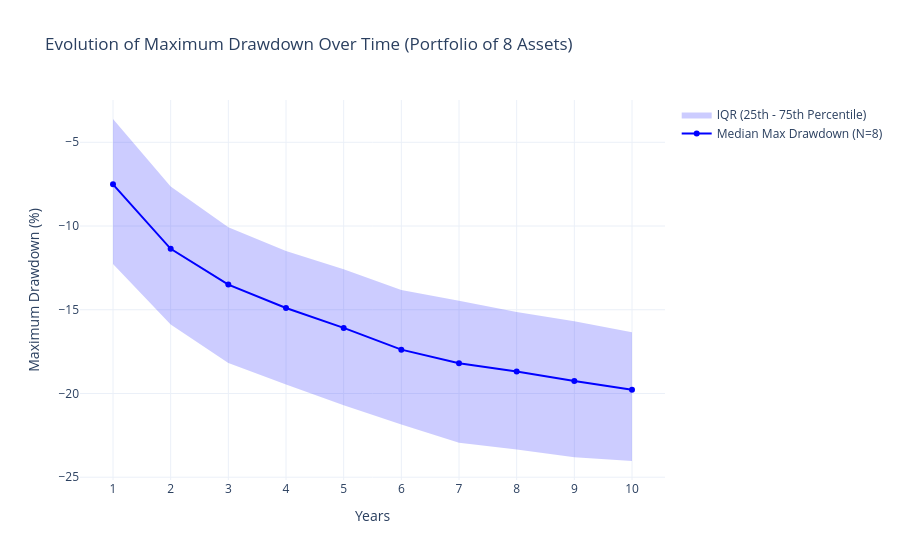

Here is the notebook cell this chart was saved with:
### Markdown cell above
# Portfolio Drawdown Simulation over Time

In this section, we expand our analysis to an equal-weighted portfolio of $N$ independent assets. We simulate the portfolio performance over a 10-year period. Similar to the single asset case, we observe how the expected maximum drawdown evolves over time (from year 1 to year 10). By comparing this with the single asset simulation, we can observe the risk-reduction benefits of diversification over different time horizons.

### Code cell
import numpy as np
import pandas as pd
import plotly.graph_objects as go

# Parameters for the portfolio
N_portfolio = 8 # Number of assets
annual_mean_port = 0.90
annual_std_port = 0.90
monthly_mean_port = annual_mean_port / 12
monthly_std_port = annual_std_port / np.sqrt(12)

years = 10
months_per_year = 12
total_months = years * months_per_year
num_sims_port = 1000

# Store the maximum drawdown up to each year for each simulation
# Shape: (num_sims, years)
mdd_over_time_port = np.zeros((num_sims_port, years))

np.random.seed(42) # For reproducibility

for i in range(num_sims_port):
    # Simulate monthly returns for N independent assets over 10 years
    asset_returns = np.random.normal(monthly_mean_port, monthly_std_port, (total_months, N_portfolio))
    
    # Equal weight portfolio return is the mean across assets for each month
    port_returns = asset_returns.mean(axis=1)
    
    # Calculate cumulative returns
    cum_returns = (1 + port_returns).cumprod()
    
    # Calculate running maximum
    running_max = np.maximum.accumulate(cum_returns)
    
    # Calculate drawdown at each month
    drawdown = (cum_returns - running_max) / running_max
    
    # For each year (1 to 10), find the minimum drawdown (maximum loss) up to that point
    for y in range(1, years + 1):
        # Months up to the end of year y
        end_month = y * months_per_year
        mdd_over_time_port[i, y-1] = np.min(drawdown[:end_month]) * 100 # Convert to percentage

# Calculate statistics across simulations for each year
mdd_median_port = np.median(mdd_over_time_port, axis=0)
mdd_p25_port = np.percentile(mdd_over_time_port, 25, axis=0)
mdd_p75_port = np.percentile(mdd_over_time_port, 75, axis=0)

year_labels = np.arange(1, years + 1)

# Plotting the evolution of drawdown over time
fig = go.Figure()

# Median
fig.add_trace(go.Scatter(
    x=year_labels, y=mdd_median_port,
    mode='lines+markers',
    name=f'Median Max Drawdown (N={N_portfolio})',
    line=dict(color='blue')
))

# 75th percentile (upper bound of IQR for negative numbers, i.e., less severe drawdown)
fig.add_trace(go.Scatter(
    x=year_labels, y=mdd_p75_port,
    mode='lines',
    showlegend=False,
    line=dict(width=0),
    hoverinfo='skip'
))

# 25th percentile (lower bound of IQR for negative numbers, i.e., more severe drawdown)
fig.add_trace(go.Scatter(
    x=year_labels, y=mdd_p25_port,
    mode='lines',
    fill='tonexty',
    fillcolor='rgba(0,0,255,0.2)',
    name='IQR (25th - 75th Percentile)',
    line=dict(width=0)
))

fig.update_layout(
    title=f'Evolution of Maximum Drawdown Over Time (Portfolio of {N_portfolio} Assets)',
    xaxis_title='Years',
    yaxis_title='Maximum Drawdown (%)',
    hovermode='x unified',
    template='plotly_white',
    xaxis=dict(tickmode='linear', tick0=1, dtick=1)
)

fig.show()

### Figure 1 — Plotly figure (JSON) as saved in the notebook; plotly's stock layout.template omitted (floating-point values rounded to 4 significant figures)
{"data": [{"line": {"color": "blue"}, "mode": "lines+markers", "name": "Median Max Drawdown (N=8)", "type": "scatter", "x": [1, 2, 3, 4, 5, 6, 7, 8, 9, 10], "y": [-7.512, -11.36, -13.5, -14.9, -16.08, -17.38, -18.19, -18.69, -19.26, -19.78]}, {"hoverinfo": "skip", "line": {"width": 0}, "mode": "lines", "showlegend": false, "type": "scatter", "x": [1, 2, 3, 4, 5, 6, 7, 8, 9, 10], "y": [-3.609, -7.642, -10.08, -11.49, -12.58, -13.83, -14.47, -15.13, -15.69, -16.35]}, {"fill": "tonexty", "fillcolor": "rgba(0,0,255,0.2)", "line": {"width": 0}, "mode": "lines", "name": "IQR (25th - 75th Percentile)", "type": "scatter", "x": [1, 2, 3, 4, 5, 6, 7, 8, 9, 10], "y": [-12.26, -15.88, -18.17, -19.47, -20.7, -21.85, -22.95, -23.34, -23.81, -24.03]}], "layout": {"hovermode": "x unified", "title": {"text": "Evolution of Maximum Drawdown Over Time (Portfolio of 8 Assets)"}, "xaxis": {"dtick": 1, "tick0": 1, "tickmode": "linear", "title": {"text": "Years"}}, "yaxis": {"title": {"text": "Maximum Drawdown (%)"}}}}
